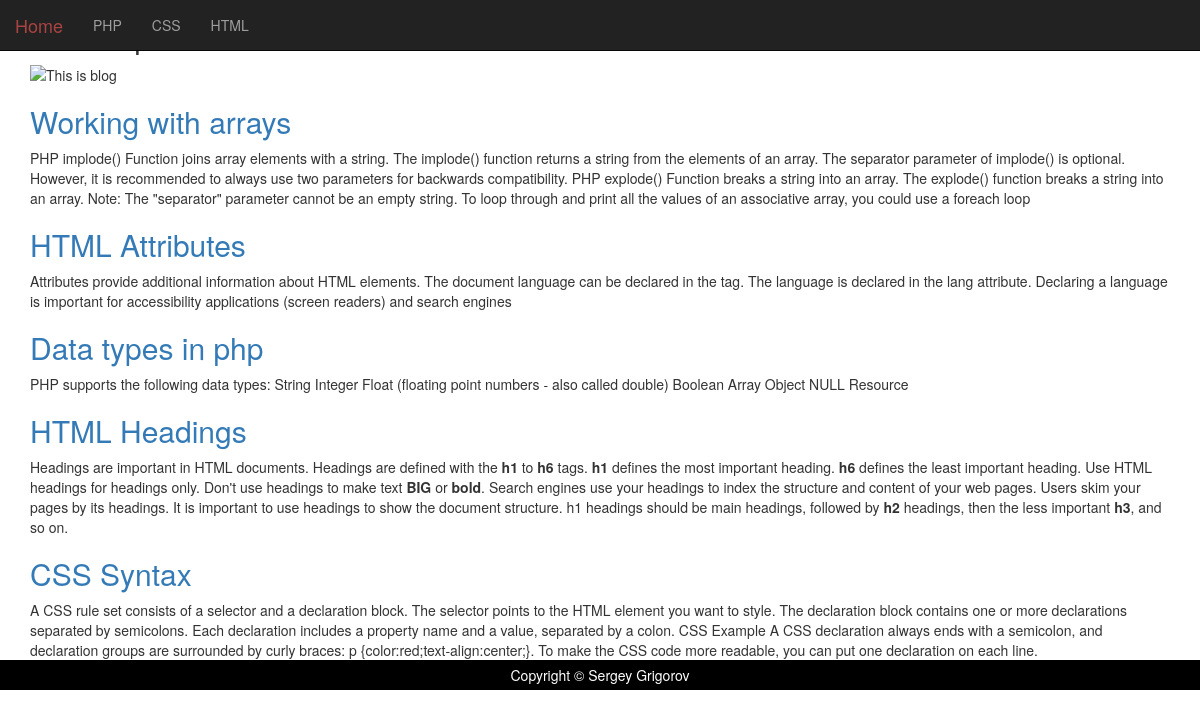
The page / on the database its author committed.
### tables this page shows
CREATE TABLE IF NOT EXISTS `post` (
  `id` int(11) NOT NULL AUTO_INCREMENT,
  `title` varchar(255) NOT NULL,
  `category_id` int(11) NOT NULL,
  `description` tinytext NOT NULL,
  `text` text NOT NULL,
  `author_id` int(11) NOT NULL,
  `create_at` timestamp NULL DEFAULT NULL,
  `update_at` timestamp NULL DEFAULT NULL,
  PRIMARY KEY (`id`)
);

### menu.php (the view, shortened to what this page needs)
<?php
function createMenu($arrayMenu) {
	echo '<ul class="nav navbar-nav">';
	foreach ( $arrayMenu as $key => $value ) {
		echo '<li>' . "<a href='category.php?id={$key}'> ";
		echo $value;
		echo '</a></li>';
	}
	echo '</ul>';
}
function getLastPosts() {
	$conn = new mysqli (SERVERNAME, USERNAME, PASSWORD, DBNAME );
	$sql = "SELECT id, title, text FROM post order by id DESC limit 5  ";
	$result = $conn->query ( $sql );
	if ($result->num_rows > 0) {
		while ( $row = $result->fetch_assoc () ) {
			echo   "<h2><a href='post.php?id={$endCat}'>" . $row ['title'] . "</a> </h2> " . $row ["text"] .  "<br>";
		}
	} else {
		echo "0 results";
	}
	return $row;
}

### index.php (shortened to what this page needs)
<?php
require_once 'menu.php';
?>
<!DOCTYPE html>
<html lang="en">
<head>
<link rel="stylesheet" href="http://maxcdn.bootstrapcdn.com/bootstrap/3.3.4/css/bootstrap.min.css">
	</head>
<body>
<nav class="navbar navbar-inverse navbar-fixed-top">
  <div class="container-fluid">
    <div class="navbar-header">
      <a class="navbar-brand" href="index.php" data-toggle="tooltip" title="Return Home" ><p class="text-danger">Home</p></a>
    </div>
<div class="container-fluid">
    <?php createMenu( getAllCategories() ); ?>
      </div>
		</div>
	</nav>
<div class="container" id="content">
		<h2>latest 5 posts</h2>
		<img src="http://img2.wikia.nocookie.net/__cb20120912061448/oldschool/ru/images/9/94/Yoba.png" alt="This is blog" width="250" height="280"/>
    <?php
				getLatest ( getLastPosts () );
				?>
    </div>
    <div id="footer">
 Copyright © Sergey Grigorov
</div>
</body>
</html>

### index.php (style rules this page uses)
html,body { height:100%; }
#footer { background-color:black; color:white; clear:both; text-align:center; padding:5px; }

### rows shown on the page
post: title "Working with arrays", text "PHP implode() Function joins array elements with a string. The implode() function returns a string from the elements of an array. The separator parameter of implode() is optional. However, it is recommended to always use two parameters for backwards compatibility. PHP explode() Function breaks a string into an array. The explode() function breaks a string into an array. Note: The \"separator\" parameter cannot be an empty string. To loop through and print all the values of an associative array, you could use a foreach loop"
post: title "HTML Attributes", text "Attributes provide additional information about HTML elements. The document language can be declared in the tag. The language is declared in the lang attribute. Declaring a language is important for accessibility applications (screen readers) and search engines"
post: title "Data types in php", text "PHP supports the following data types: String Integer Float (floating point numbers - also called double) Boolean Array Object NULL Resource"
post: title "HTML Headings", text "Headings are important in HTML documents. Headings are defined with the h1 to h6 tags. h1 defines the most important heading. h6 defines the least important heading. Use HTML headings for headings only. Don't use headings to make text BIG or bold . Search engines use your headings to index the structure and content of your web pages. Users skim your pages by its headings. It is important to use headings to show the document structure. h1 headings should be main headings, followed by h2 headings, then the less important h3 , and so on."
post: title "CSS Syntax", text "A CSS rule set consists of a selector and a declaration block. The selector points to the HTML element you want to style. The declaration block contains one or more declarations separated by semicolons. Each declaration includes a property name and a value, separated by a colon. CSS Example A CSS declaration always ends with a semicolon, and declaration groups are surrounded by curly braces: p {color:red;text-align:center;}. To make the CSS code more readable, you can put one declaration on each line."

### other values the page prints
$value "PHP"
$value "CSS"
$value "HTML"
